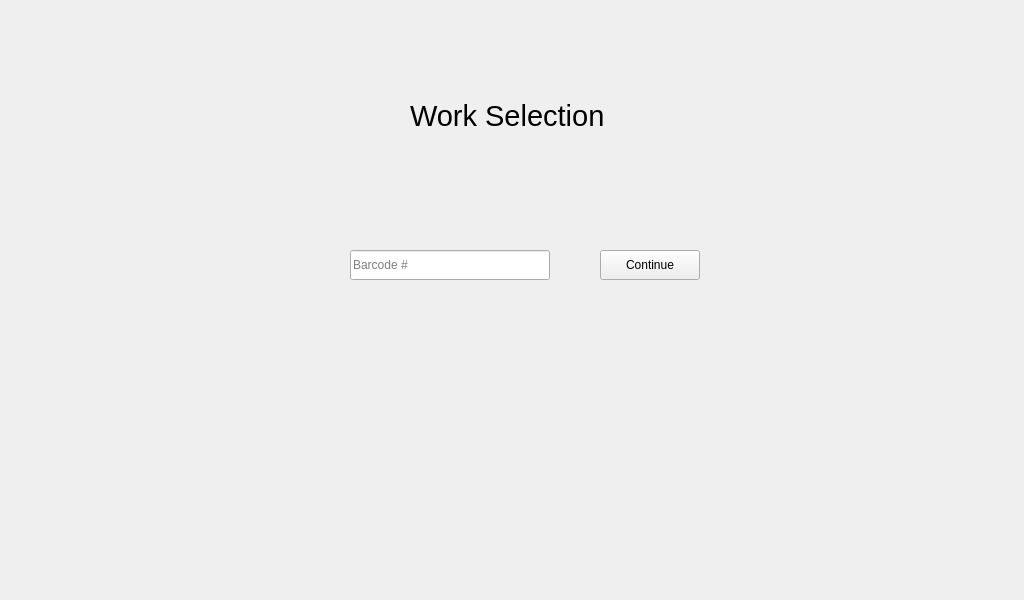
<?xml version="1.0" encoding="UTF-8"?>
<ui version="4.0">
 <class>Form</class>
 <widget class="QWidget" name="Form">
  <property name="geometry">
   <rect>
    <x>0</x>
    <y>0</y>
    <width>1024</width>
    <height>600</height>
   </rect>
  </property>
  <property name="maximumSize">
   <size>
    <width>1024</width>
    <height>600</height>
   </size>
  </property>
  <property name="windowTitle">
   <string>Form</string>
  </property>
  <widget class="QLineEdit" name="lineEdit">
   <property name="geometry">
    <rect>
     <x>350</x>
     <y>250</y>
     <width>200</width>
     <height>30</height>
    </rect>
   </property>
   <property name="minimumSize">
    <size>
     <width>0</width>
     <height>0</height>
    </size>
   </property>
   <property name="placeholderText">
    <string>Barcode #</string>
   </property>
  </widget>
  <widget class="QPushButton" name="pushButton_2">
   <property name="geometry">
    <rect>
     <x>600</x>
     <y>250</y>
     <width>100</width>
     <height>30</height>
    </rect>
   </property>
   <property name="text">
    <string>Continue</string>
   </property>
  </widget>
  <widget class="QLabel" name="label">
   <property name="geometry">
    <rect>
     <x>410</x>
     <y>70</y>
     <width>301</width>
     <height>91</height>
    </rect>
   </property>
   <property name="font">
    <font>
     <pointsize>22</pointsize>
    </font>
   </property>
   <property name="text">
    <string>Work Selection</string>
   </property>
  </widget>
  <widget class="QPushButton" name="pushButton_3">
   <property name="geometry">
    <rect>
     <x>960</x>
     <y>28</y>
     <width>20</width>
     <height>20</height>
    </rect>
   </property>
   <property name="styleSheet">
    <string notr="true">QPushButton{
	border:none;
	height: 35px;
background-image:None;
border-color:None;
}
QPushButton:hover{
	padding-bottom:5px;
}</string>
   </property>
   <property name="text">
    <string/>
   </property>
   <property name="icon">
    <iconset>
     <normaloff>:/icons/icons/close_button.jpg</normaloff>:/icons/icons/close_button.jpg</iconset>
   </property>
  </widget>
 </widget>
 <resources/>
 <connections/>
</ui>
